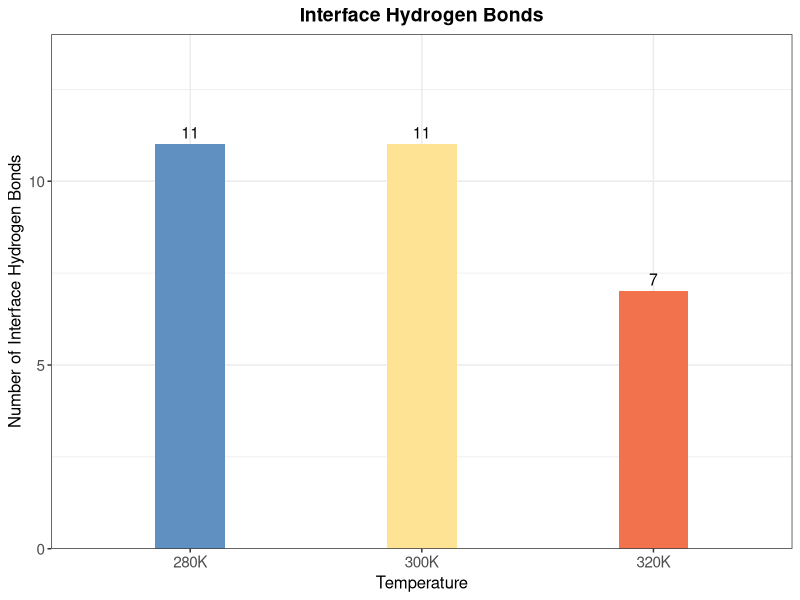

This chart was generated by the following R code:
# This script is used to visualize the number of interface hydrogen bonds in final structures obtained from molecular dynamics simulations for Figure 1E, including three different temperatures: 280 K, 300 K, and 320 K.
# The final structures were generated by averaging the conformations from 45 ns to 50 ns of the MD simulations.

library(ggplot2)

# 1. Create data frame for the number of interface hydrogen bonds
# Data obtained from PyMOL analysis; PyMOL script is available in Figure1E_Interface_Hbonds_analysis.pml.
hb_data <- data.frame(
  temp = c("280K", "300K", "320K"),
  value = c(11, 11, 7)
)

# 2. Figure 1E: Interface Hydrogen Bonds at different temperatures
ggplot(hb_data, aes(x = temp, y = value, fill = temp)) +
  geom_col(width = 0.3, show.legend = FALSE) +
  geom_text(aes(label = value), vjust = -0.5, size = 4) +
  scale_fill_manual(values = c("280K"="#6090C1", "300K"="#fee395", "320K"="#f2724D")) +
  labs(x = "Temperature", y = "Number of Interface Hydrogen Bonds", title = "Interface Hydrogen Bonds") +
  scale_y_continuous(limits = c(0, 14), expand = c(0, 0)) +
  theme_bw() +
  theme(
    plot.title = element_text(face="bold", size=14, hjust=0.5),
    axis.title.x = element_text(size=12),
    axis.title.y = element_text(size=12),
    axis.text = element_text(size=11),
    legend.position = "none"
  )
